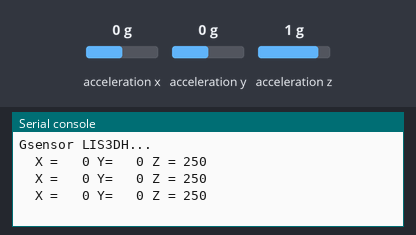
The program below on a simulated Raspberry Pi Pico running MicroPython. Parts: the last lines printed to the serial console. The test bench sets the inputs (shaded band); at power-on: acceleration x 0 g, acceleration y 0 g, acceleration z 1 g. Library files of the repository ran but are not shown: ssd1306.py.

Above: at 1.2 s.
1.3 s: acceleration x set to -1.4 g
At 1.9 s:
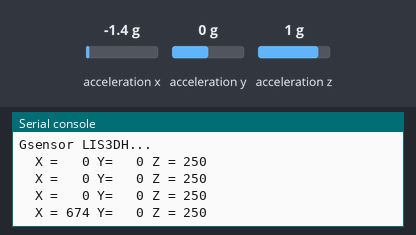
3.0 s: acceleration y set to -1.4 g
At 3.4 s:
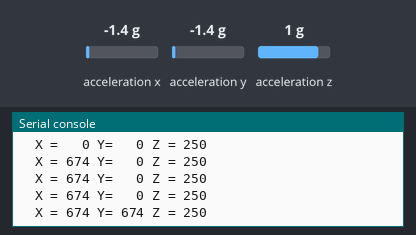
4.5 s: acceleration z set to 0 g
At 4.9 s:
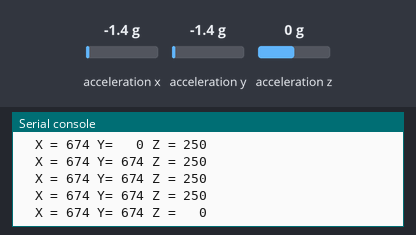
6.0 s: acceleration x set to 0 g
At 6.4 s:
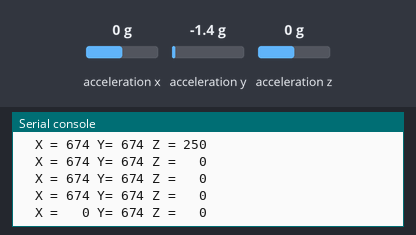
7.5 s: acceleration y set to 0 g
At 7.9 s:
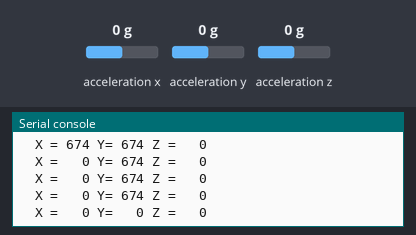
9.0 s: acceleration x set to -0.8 g
At 9.4 s:
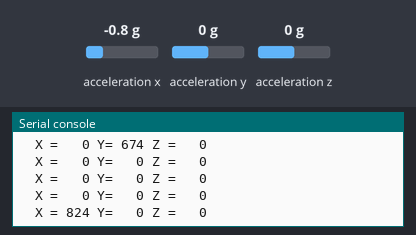

Measured:
- after the input at 1.3 s, the serial console: prints a new line after 0.21 s (image 1)
- after the input at 3.0 s, the serial console: prints a new line at once (image 2)
- after the input at 4.5 s, the serial console: prints a new line at once (image 3)
- after the input at 6.0 s, the serial console: prints a new line at once (image 4)
- after the input at 7.5 s, the serial console: prints a new line at once (image 5)
- after the input at 9.0 s, the serial console: prints a new line at once (image 6)

The program:

GSenser.py
```python
from machine import Pin, I2C
from time import sleep
from ssd1306 import SSD1306_I2C
import time, uos, utime
i2c = I2C(0, sda=Pin(12), scl=Pin(13),freq=100000)
print ("Gsensor LIS3DH...")

i2c.start
i2c.writeto(0x19, bytes([0x20, 0x47]))
i2c.stop
i2c.start
i2c.writeto(0x19, bytes([0x21, 0x88]))
i2c.stop
i2c.start
i2c.writeto(0x19, bytes([0x22, 0x00]))
i2c.stop
i2c.start
i2c.writeto(0x19, bytes([0x23, 0x00]))
i2c.stop
i2c.start
i2c.writeto(0x19, bytes([0x24, 0x40]))
i2c.stop
i2c.start
i2c.writeto(0x19, bytes([0x25, 0x00]))
i2c.stop

while True:
    i2c.start
    i2c.writeto(0x19, bytes([0xa8]))
    data = i2c.readfrom(0x19,6)
    i2c.stop
    x = round(((data[0])>>6 | (data[1])<<2))
    y = round(((data[2])>>6 | (data[3])<<2))
    z = round(((data[4])>>6 | (data[5])<<2))
    print(' {}{:4}{}{:4}{}{:4}'.format(' X =', x,' Y=',y ,' Z =',z))
    sleep(0.5)
```
